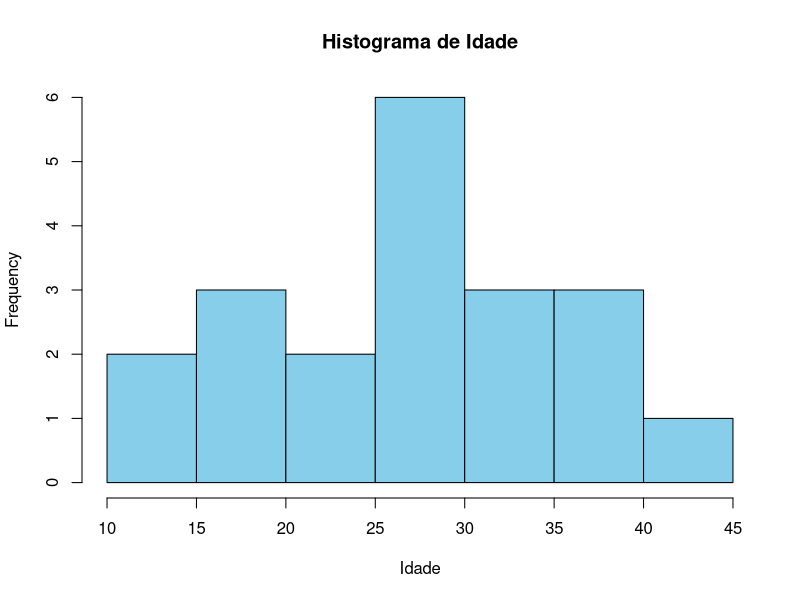
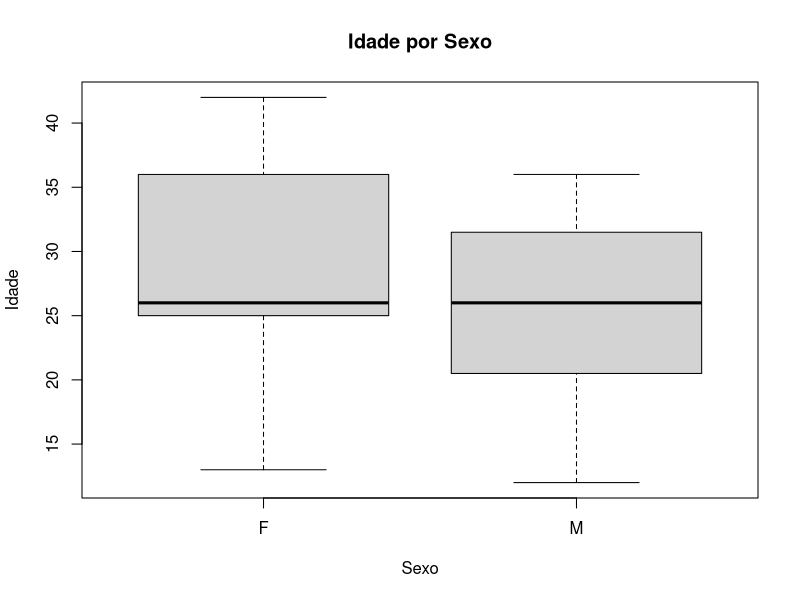
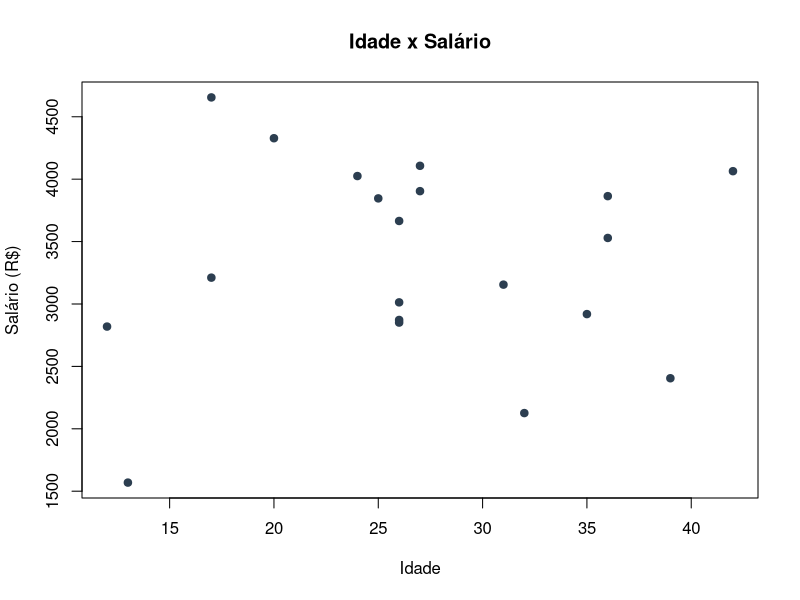
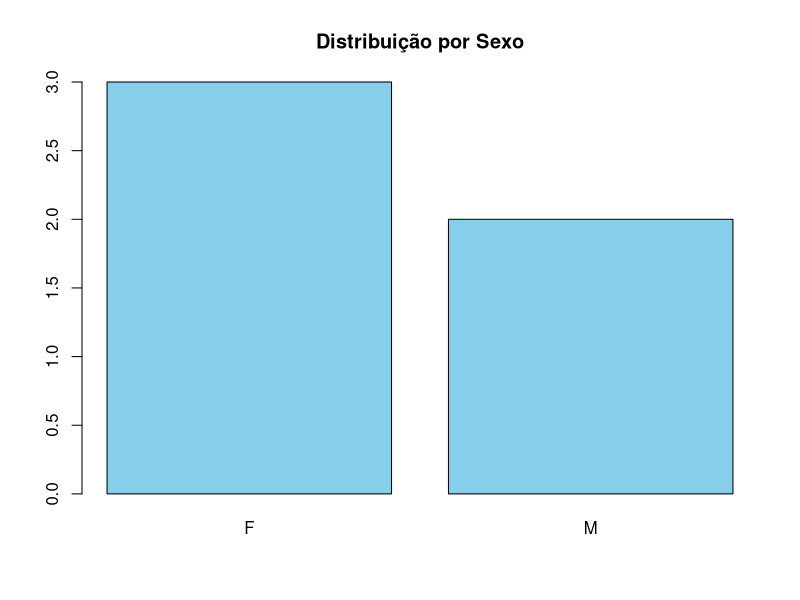
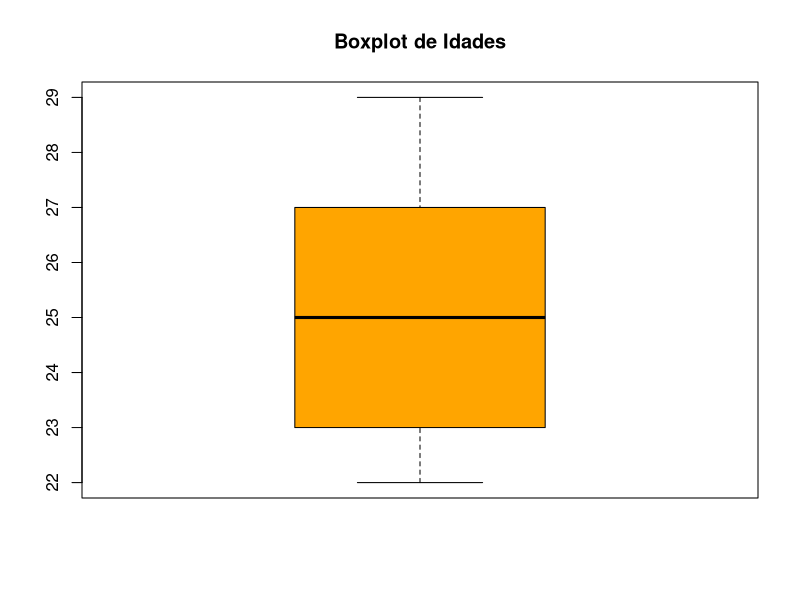

Recreate these plots in R, in order.
## ---- chunk 1
# Isso é um comentário

# ATRIBUIÇÃO DE VALORES
x <- 5      # preferido
y = 10      # também funciona

# TIPOS DE DADOS
numero <- 3.14        # numérico
texto <- "Olá"        # texto (string)
logico <- TRUE         # booleano
vetor <- c(1, 2, 3)   # vetor numérico

# FUNÇÕES BÁSICAS
length(vetor)     # número de elementos
sum(vetor)        # soma
mean(vetor)       # média
## ---- chunk 2
# EXEMPLO COM DATA.FRAME
dados_pessoas <- data.frame(
  nome = c("Ana", "Carlos"),
  idade = c(22, 35)
)
print(dados_pessoas)
## ---- chunk 3
# IMPORTAR CSV (exemplo ilustrativo — descomente e ajuste o caminho)
# dados <- read.csv("caminho/arquivo.csv")
# head(dados)   # primeiras linhas
# str(dados)    # estrutura dos dados

# Para os gráficos abaixo, simulamos um pequeno conjunto de dados de exemplo
set.seed(42)
dados <- data.frame(
  nome = paste0("Pessoa_", 1:20),
  sexo = sample(c("F", "M"), 20, replace = TRUE),
  idade = round(rnorm(20, mean = 28, sd = 6)),
  salario = round(rnorm(20, mean = 3500, sd = 800))
)
head(dados)
## ---- chunk 4
# GRÁFICOS BÁSICOS
hist(dados$idade, main = "Histograma de Idade", xlab = "Idade", col = "skyblue")
## ---- chunk 5
boxplot(dados$idade ~ dados$sexo, main = "Idade por Sexo", xlab = "Sexo", ylab = "Idade")
## ---- chunk 6
plot(dados$idade, dados$salario, main = "Idade x Salário", xlab = "Idade", ylab = "Salário (R$)", pch = 19, col = "#2c3e50")
## ---- chunk 7
# Condicional
valores <- c(3, 12, 8)

if (any(valores > 10)) {
  print("Pelo menos um valor é maior que 10")
}

if (all(valores > 10)) {
  print("Todos os valores são maiores que 10")
}

# Laço for
for (i in 1:5) {
  print(i^2)
}
## ---- chunk 8
# install.packages("ggplot2")
# library(ggplot2)
## ---- chunk 9
# Criando vetores
sexo <- c("F", "M", "F", "M", "F")
idade <- c(23, 25, 22, 27, 29)

# Resumo estatístico
summary(idade)
## ---- chunk 10
# Tabela de frequência
table(sexo)
## ---- chunk 11
# Gráfico de barras
barplot(table(sexo), col = "skyblue", main = "Distribuição por Sexo")
## ---- chunk 12
# Boxplot
boxplot(idade, main = "Boxplot de Idades", col = "orange")
